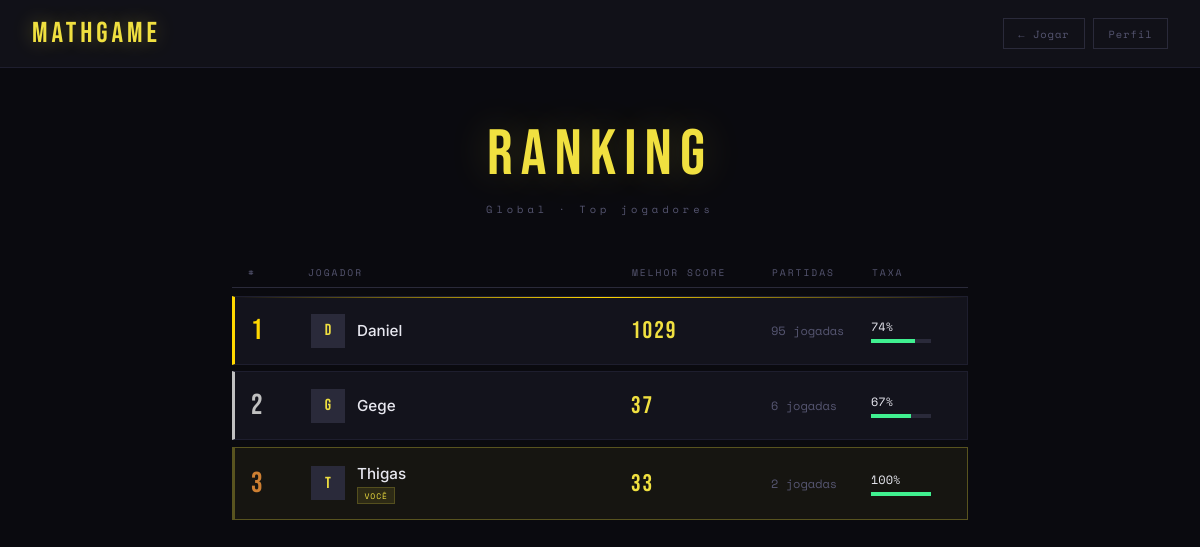
The page /ranking (signed in) on the database its author committed.
### tables this page shows
CREATE TABLE usuarios (
            id INTEGER PRIMARY KEY AUTOINCREMENT,
            username TEXT UNIQUE NOT NULL,
            senha_hash TEXT NOT NULL,
            criado_em TEXT NOT NULL,
            total_partidas INTEGER DEFAULT 0,
            total_acertos INTEGER DEFAULT 0,
            melhor_pontuacao INTEGER DEFAULT 0
        );

### app.py (the view)
@app.route('/ranking')
def ranking():
    redir = exige_login()
    if redir:
        return redir
    usuario = usuario_logado()
    dados_ranking = buscar_ranking(20)
    return render_template('ranking.html', usuario=usuario, ranking=dados_ranking)

### app.py (called while the page is built)
def usuario_logado() -> dict | None:
    uid = session.get('usuario_id')
    if uid:
        return buscar_usuario(uid)
    return None

def exige_login():
    if not usuario_logado():
        return redirect(url_for('login'))
    return None

### models/database.py (called while the page is built)
def get_connection() -> sqlite3.Connection:
    conn = sqlite3.connect(DB_PATH)
    conn.row_factory = sqlite3.Row
    return conn

def buscar_usuario(usuario_id: int) -> dict | None:
    conn = get_connection()
    u = conn.execute('SELECT * FROM usuarios WHERE id = ?', (usuario_id,)).fetchone()
    conn.close()
    return dict(u) if u else None

def buscar_ranking(limite: int = 10) -> list[dict]:
    conn = get_connection()
    rows = conn.execute('''
        SELECT username, melhor_pontuacao, total_partidas, total_acertos
        FROM usuarios
        WHERE total_partidas > 0
        ORDER BY melhor_pontuacao DESC
        LIMIT ?
    ''', (limite,)).fetchall()
    conn.close()
    return [dict(r) for r in rows]

### templates/ranking.html (shortened to what this page needs)
<!DOCTYPE html>
<html lang="pt-br">
<head>
</head>
<body>
<header>
  <a href="/jogo" class="header-logo">MATHGAME</a>
  <div class="header-nav">
    <a href="/jogo" class="nav-btn">← Jogar</a>
    <a href="/perfil" class="nav-btn">Perfil</a>
  </div>
</header>
<main>
  <div class="page-header">
    <div class="page-title">Ranking</div>
    <div class="page-sub">Global · Top jogadores</div>
  </div>
  {% if ranking %}
  <div class="ranking-header">
    <span>#</span>
    <span>Jogador</span>
    <span>Melhor Score</span>
    <span>Partidas</span>
    <span>Taxa</span>
  </div>
  {% for jogador in ranking %}
  {% set taxa = (jogador.total_acertos / jogador.total_partidas * 100)|round(0)|int if jogador.total_partidas > 0 else 0 %}
  <div class="ranking-row pos-{{ loop.index }} {% if jogador.username == usuario.username %}meu-perfil{% endif %}">
    <div class="col-pos">{{ loop.index }}</div>
    <div class="col-user">
      <div class="avatar">{{ jogador.username[0]|upper }}</div>
      <div>
        <div class="username">{{ jogador.username }}</div>
        {% if jogador.username == usuario.username %}
        <span class="eu-badge">VOCÊ</span>
        {% endif %}
      </div>
    </div>
    <div class="col-pontos">{{ jogador.melhor_pontuacao }}</div>
    <div class="col-partidas">{{ jogador.total_partidas }} jogadas</div>
    <div class="col-taxa">
      {{ taxa }}%
      <div class="taxa-bar">
        <div class="taxa-fill" style="width: {{ taxa }}%"></div>
      </div>
    </div>
  </div>
  {% endfor %}
  {% else %}
  <div class="empty-state">
    Nenhum jogador ainda.<br>
    Seja o primeiro!<br><br>
    <a href="/jogo" class="btn-jogar">Jogar Agora</a>
  </div>
  {% endif %}
</main>
</body>
</html>

### templates/ranking.html (style rules this page uses)
:root { --bg: #0a0a0f; --surface: #111118; --border: #1e1e2e; --border2: #2a2a3a; --accent: #f0e040; --accent2: #40e0f0; --green: #40f090; --danger: #f04060; --text: #e8e8f0; --muted: #555570; --card: #13131c; --gold: #ffd700; --silver: #c0c0c0; --bronze: #cd7f32; }
* { margin: 0; padding: 0; box-sizing: border-box; }
body { background: var(--bg); color: var(--text); font-family: 'Inter', sans-serif; min-height: 100vh; }
header { display: flex; align-items: center; justify-content: space-between; padding: 1rem 2rem; border-bottom: 1px solid var(--border); background: var(--surface); }
.header-logo { font-family: 'Bebas Neue', sans-serif; font-size: 1.8rem; color: var(--accent); letter-spacing: 4px; text-shadow: 0 0 20px rgba(240,224,64,0.3); text-decoration: none; }
.header-nav { display: flex; gap: 0.5rem; }
.nav-btn { padding: 0.4rem 0.9rem; background: none; border: 1px solid var(--border2); color: var(--muted); font-family: 'Space Mono', monospace; font-size: 0.65rem; letter-spacing: 1px; cursor: pointer; transition: all 0.2s; text-decoration: none; display: inline-flex; align-items: center; }
main { max-width: 800px; margin: 3rem auto; padding: 0 2rem; }
.page-header { text-align: center; margin-bottom: 2.5rem; }
.page-title { font-family: 'Bebas Neue', sans-serif; font-size: 4rem; letter-spacing: 8px; color: var(--accent); text-shadow: 0 0 40px rgba(240,224,64,0.2); }
.page-sub { font-family: 'Space Mono', monospace; font-size: 0.65rem; color: var(--muted); letter-spacing: 4px; margin-top: 0.5rem; }
.ranking-header { display: grid; grid-template-columns: 60px 1fr 140px 100px 80px; padding: 0.5rem 1rem; font-family: 'Space Mono', monospace; font-size: 0.6rem; letter-spacing: 2px; color: var(--muted); text-transform: uppercase; border-bottom: 1px solid var(--border2); margin-bottom: 0.5rem; }
.ranking-row { display: grid; grid-template-columns: 60px 1fr 140px 100px 80px; padding: 1rem; border: 1px solid var(--border); background: var(--card); margin-bottom: 0.4rem; align-items: center; transition: all 0.2s; position: relative; overflow: hidden; }
.ranking-row.pos-1 { border-left: 3px solid var(--gold); }
.ranking-row.pos-2 { border-left: 3px solid var(--silver); }
.ranking-row.pos-3 { border-left: 3px solid var(--bronze); }
.ranking-row.meu-perfil { border-color: rgba(240,224,64,0.3); background: rgba(240,224,64,0.05); }
.ranking-row.pos-1::before { content: ''; position: absolute; top: 0; left: 0; right: 0; height: 1px; background: linear-gradient(90deg, transparent, var(--gold), transparent); }
.col-pos { font-family: 'Bebas Neue', sans-serif; font-size: 1.8rem; color: var(--muted); letter-spacing: 2px; }
.ranking-row.pos-1 .col-pos { color: var(--gold); }
.ranking-row.pos-2 .col-pos { color: var(--silver); }
.ranking-row.pos-3 .col-pos { color: var(--bronze); }
.col-user { display: flex; align-items: center; gap: 0.75rem; }
.avatar { width: 34px; height: 34px; background: var(--border2); display: flex; align-items: center; justify-content: center; font-family: 'Bebas Neue', sans-serif; font-size: 1rem; color: var(--accent); flex-shrink: 0; }
.username { font-weight: 500; font-size: 0.95rem; }
.eu-badge { font-family: 'Space Mono', monospace; font-size: 0.5rem; letter-spacing: 1px; color: var(--accent); background: rgba(240,224,64,0.1); border: 1px solid rgba(240,224,64,0.2); padding: 0.1rem 0.4rem; }
.col-pontos { font-family: 'Bebas Neue', sans-serif; font-size: 1.5rem; color: var(--accent); letter-spacing: 2px; }
.col-partidas { font-family: 'Space Mono', monospace; font-size: 0.75rem; color: var(--muted); }
.col-taxa { font-family: 'Space Mono', monospace; font-size: 0.75rem; }
.taxa-bar { width: 60px; height: 4px; background: var(--border2); margin-top: 4px; overflow: hidden; }
.taxa-fill { height: 100%; background: var(--green); }

### rows shown on the page
usuarios: username "D", username "Daniel", melhor_pontuacao "1029", total_partidas "95", taxa "74"
usuarios: username "G", username "Gege", melhor_pontuacao "37", total_partidas "6", taxa "67"
usuarios: username "T", username "Thigas", shows "VOCÊ", melhor_pontuacao "33", total_partidas "2", taxa "100"
